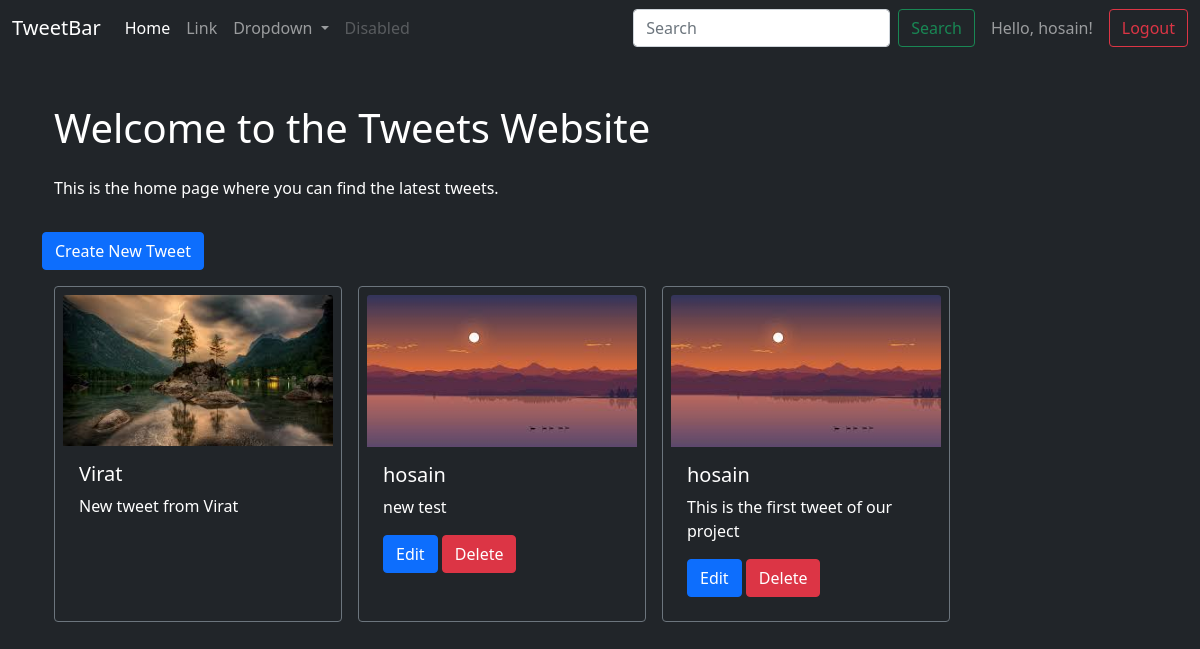
The page /tweet/ (signed in) on the database its author committed.
### tweet/models.py (models this page shows, shortened)
class Tweet(models.Model):
    user = models.ForeignKey(User, on_delete=models.CASCADE)
    text = models.TextField(max_length=280)
    photo = models.ImageField(upload_to='tweets/photos/', blank=True, null=True)
    created_at = models.DateTimeField(auto_now_add=True)
    updated_at = models.DateTimeField(auto_now=True)

### tweet/views.py (the view)
# urls.py: path('', views.tweet_list, name='tweet_list'),
def tweet_list(request):
    tweets = Tweet.objects.all().order_by('-created_at')
    return render(request, 'tweet_list.html', {'tweets': tweets})

### tweet/templates/tweet_list.html (shortened to what this page needs)
{% extends "layout.html" %}
{% block content %}
<div class="container mt-5">
  <h1 class="mb-4">Welcome to the Tweets Website</h1>
  <p>This is the home page where you can find the latest tweets.</p>
</div>
<a class="btn btn-primary my-3" href="{% url 'create_tweet' %}">Create New Tweet</a>
<div class="container row gap-3">
  {% for tweet in tweets %}
  <div class="card bg-dark text-white border-1 border-secondary p-2" style="width: 18rem">
    {% if tweet.photo %}
    <img src="{{ tweet.photo.url }}" class="card-img-top" alt="{{ tweet.user.username }} photo" loading="lazy" />
    {% endif %}
    <div class="card-body">
      <h5 class="card-title">{{ tweet.user.username }}</h5>
      <p class="card-text">
        {{ tweet.text }}
      </p>
      {% if user == tweet.user %}
      <div>
        <a href="{% url 'tweet_edit' tweet.id %}" class="btn btn-primary">Edit</a>
        <a href="{% url 'tweet_delete' tweet.id %}" class="btn btn-danger">Delete</a>
      </div>
      {% endif %}
    </div>
  </div>
  {% endfor %}
</div>
{% endblock %}

### templates/layout.html (shortened to what this page needs)
{% load static %}
<!DOCTYPE html>
<html lang="en" >
  <head>
    <link
      href="https://cdn.jsdelivr.net/npm/bootstrap@5.0.2/dist/css/bootstrap.min.css"
      rel="stylesheet"
    />
  </head>
  <body class="bg-dark text-white">
    <nav class="navbar navbar-expand-lg navbar-dark bg-dark">
      <div class="container-fluid">
        <a class="navbar-brand" href="{% url 'tweet_list' %}">TweetBar</a>
        <div class="collapse navbar-collapse gap-2" id="navbarSupportedContent">
          <ul class="navbar-nav me-auto mb-2 mb-lg-0">
            <li class="nav-item">
              <a class="nav-link active" aria-current="page" href="{% url 'tweet_list' %}">Home</a>
            </li>
            <li class="nav-item">
              <a class="nav-link" href="#">Link</a>
            </li>
            <li class="nav-item dropdown">
              <a
                class="nav-link dropdown-toggle"
                href="#"
                id="navbarDropdown"
                role="button"
                data-bs-toggle="dropdown"
                aria-expanded="false"
              >
                Dropdown
              </a>
            </li>
            <li class="nav-item">
              <a
                class="nav-link disabled"
                href="#"
                tabindex="-1"
                aria-disabled="true"
                >Disabled</a
              >
            </li>
          </ul>
          <form class="d-flex">
            <input
              class="form-control me-2"
              type="search"
              placeholder="Search"
              aria-label="Search"
            />
            <button class="btn btn-outline-success" type="submit">
              Search
            </button>
          </form>
          {% if user.is_authenticated %}
          <span class="navbar-text mx-2">Hello, {{ user.username }}!</span>
          <form method="post" action="{% url 'logout' %}">
            <button class="btn btn-outline-danger" type="submit">Logout</button>
          </form>
          {% else %}
          <div class="gap-2">
            <a class="btn btn-outline-primary mx-1" href="{% url 'login' %}">Login</a>
            <a class="btn btn-outline-success mx-1" href="{% url 'register' %}">Register</a>
          </div>
          {% endif %}
        </div>
      </div>
    </nav>
    <div class="container">
      {% block content %}{% endblock %}
    </div>
  </body>
</html>

### rows shown on the page
Tweet: photo (picture), user.username "Virat", text "New tweet from Virat"
Tweet: photo (picture), user.username "hosain", text "new test", shows "Edit"
Tweet: photo (picture), user.username "hosain", text "This is the first tweet of our project", shows "Edit"

### other values the page prints
{{ user.username }} "hosain"
